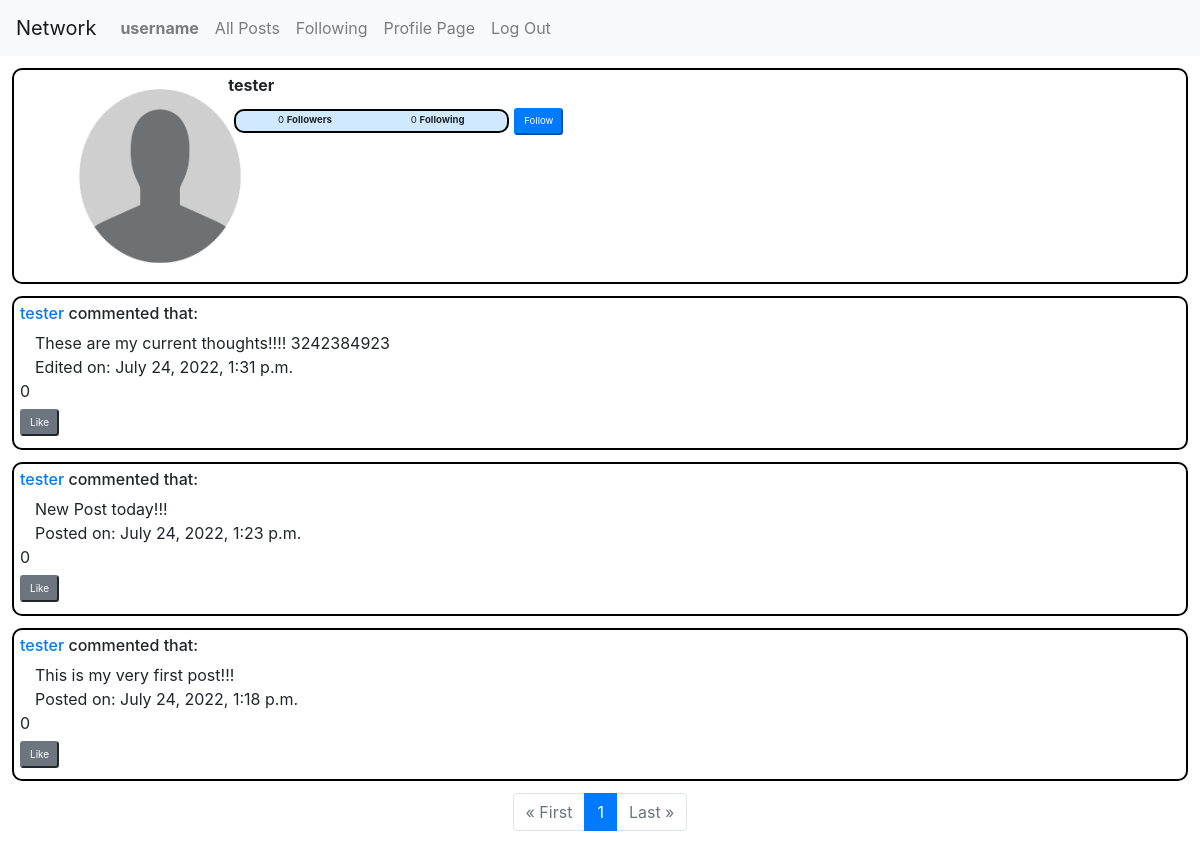
The app's page /profile/3 (signed in), older data.
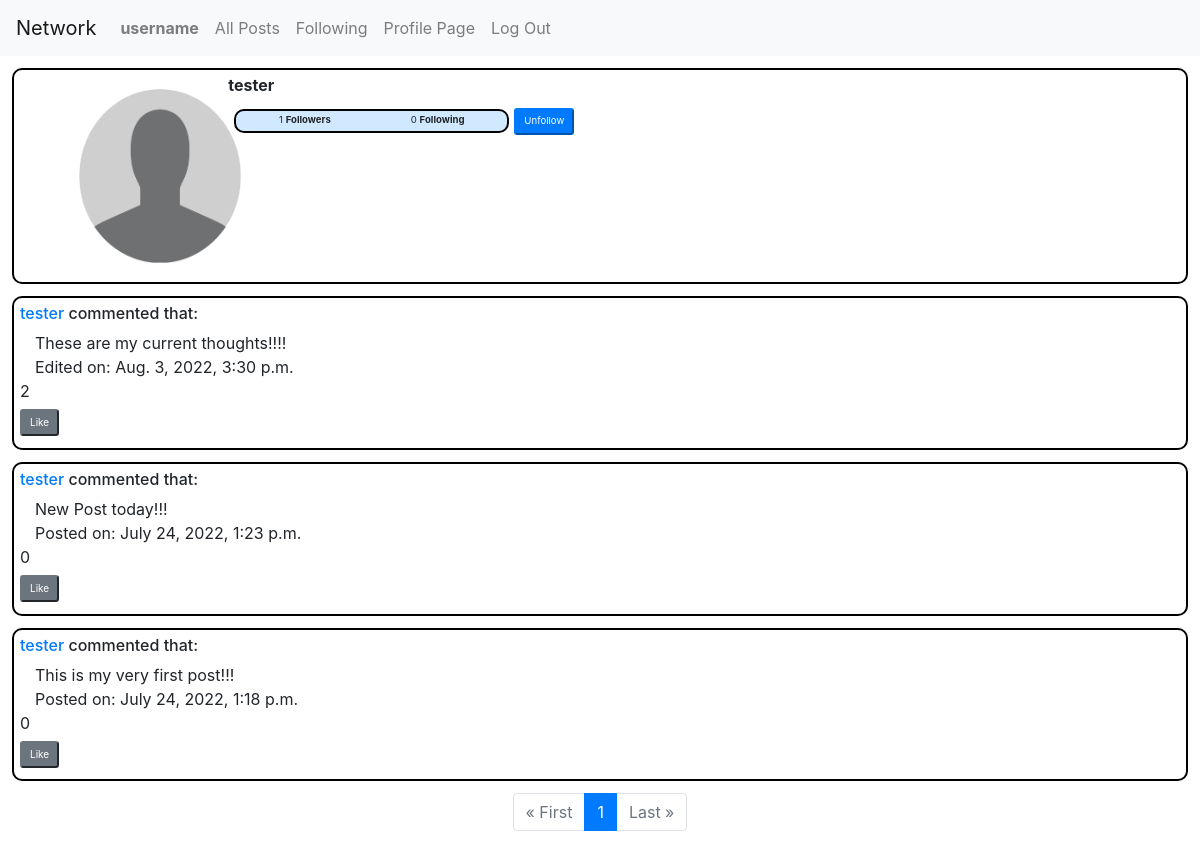
The same page, newer data.
### network/models.py (models this page shows, shortened)
class Post(models.Model):
    post_id = models.BigAutoField(primary_key=True)
    post_content = models.TextField()
    post_timestamp = models.DateTimeField(auto_now_add=True, verbose_name="Post_Created")
    post_edited = models.BooleanField(default=False)
    post_edited_timestamp = models.DateTimeField(auto_now=True, verbose_name="Post_Edited", null=True, blank=True)    # Only updated for Model.save(). May be empty as may not be edited
    post_num_likes = models.IntegerField(default=0)
    post_likes_list = models.ManyToManyField(User, related_name="Posts_Liked")
    user = models.ForeignKey(User, on_delete=models.CASCADE, related_name="Author")
    class Meta:
        ordering = ['-post_timestamp']

class User(AbstractUser):
    id = models.BigAutoField(primary_key=True)
    following_list = models.ManyToManyField("self", symmetrical=False, blank=True, related_name="Followers")

### network/views.py (the view)
# urls.py: path("profile/<int:profile_id>", views.profile, name="profile"),
def profile(request, profile_id):
    requested_profile = UserProfile.objects.filter(profile_id=profile_id)
    requested_user = requested_profile[0]
    requested_user = requested_user.user
    current_user = request.user
    if request.method == "POST":
        current_user_following_list = current_user.following_list
        if request.POST.get("Follow-Button") == "Follow":
            current_user_following_list.add(requested_user)
        elif request.POST.get("Unfollow-Button") == "Unfollow":
            current_user_following_list.remove(requested_user)
        return HttpResponseRedirect(reverse("profile", args=(profile_id, )))    # Gotta make it a Tuple
    else:
        personal_posts = Post.objects.filter(user=requested_user)
        personal_posts_object_list = []
        for object in personal_posts:
            personal_posts_object_list.append(object)
        personal_posts_paginator = Paginator(personal_posts_object_list, 10)  # Object List, then Number of Items per Page
        personal_page_num = request.GET.get('page')
        personal_page_obj = personal_posts_paginator.get_page(personal_page_num)
        follower_num = requested_user.Followers.all().count()
        following_num = requested_user.following_list.all().count()
        return render(request, "network/profile.html", {
            "requested_profile": requested_profile,
            "follower_num": follower_num,
            "following_num": following_num,
            "requested_user": requested_user,
            'personal_page_obj': personal_page_obj
        })

### network/templates/network/profile.html (shortened to what this page needs)
{% extends "network/layout.html" %}
{% load static %}
{% block body %}
    <div class="general-post-profile container-fluid">
        <div id="Profile-Pic" class="left-div col-2 container-fluid">
            {% if requested_profile.profile_picture %}
                {{ requested_profile.profile_picture }}
            {% else %}
                <img src="/media/uploads/Default-Profile.png" alt="Default Profile Picture" width="250" height="200">
            {% endif %}
        </div>
        <div id="Details" class="right-div col-10 container-fluid">
            <h6><strong>{{ requested_user.username }}</strong></h6>
            <div class="follow-div same-line-div">
                <span class="left-div responsive-text">{{ follower_num }} <strong>Followers</strong></span>
                <span class="right-div responsive-text">{{ following_num }} <strong>Following</strong></span>
            </div>
            {% if user != requested_user %}
                <div class="container-fluid">
                    <form method="post" action="{% url 'profile' requested_user.User_Profile.profile_id %}">
                        {% if requested_user in user.following_list.all %}
                            <button type="submit" class="btn-sm btn-primary button-margins-follow responsive-text" name="Unfollow-Button" value="Unfollow">Unfollow</button>
                        {% else %}
                            <button type="submit" class="btn-sm btn-primary button-margins-follow responsive-text" name="Follow-Button" value="Follow">Follow</button>
                        {% endif %}
                    </form>
                </div>
            {% endif %}
        </div>
    </div>
    {% for post in personal_page_obj %}
        <div class="general-post">
            <h6><a href="{% url 'profile' post.user.User_Profile.profile_id %}">{{ post.user.username }}</a> commented that:</h6>
            <div id="Post-{{ post.post_id }}" class="container-fluid Post-View">
                <div name="Post-Contents" class="Post-Contents" id="Post-Contents-{{ post.post_id }}">
                    {{ post.post_content }}
                </div>
                {% if post.post_edited %}
                    <span id="Post-Edited-Timestamp-{{ post.post_id }}">Edited on: {{ post.post_edited_timestamp }}</span>
                {% else %}
                    <span id="Post-Timestamp-{{ post.post_id }}">Posted on: {{ post.post_timestamp }}</span>
                {% endif %}
            </div>
            <div id="Post-Buttons-{{ post.post_id }}">
                <span id="Num-Likes-{{ post.post_id }}">{{ post.post_num_likes }}</span>
                <div id="Post-Like-Div-{{ post.post_id }}">
                    <button class="btn-sm btn-secondary button-margins Post-Like-Button" id="Post-Like-Button-{{ post.post_id }}" value="{{ post.post_id }}">Like</button>
                </div>
            </div>
        </div>
    {% endfor %}
    <nav>
        <ul class="pagination justify-content-center">
            {% if personal_page_obj.number == 1 %}
                <li class="page-item disabled"><a class="page-link" href="?page=1">&laquo; First</a></li>
            {% else %}
                <li class="page-item"><a class="page-link" href="?page=1">&laquo; First</a></li>
            {% endif %}
                <li class="page-item active"><a class="page-link" href="?page={{ personal_page_obj.number }}">{{ personal_page_obj.number }}</a></li>
            {% if personal_page_obj.number == personal_page_obj.paginator.num_pages %}
                <li class="page-item disabled"><a class="page-link" href="?page={{ personal_page_obj.paginator.num_pages }}">Last &raquo;</a></li>
            {% else %}
                <li class="page-item"><a class="page-link" href="?page={{ personal_page_obj.paginator.num_pages }}">Last &raquo;</a></li>
            {% endif %}
        </ul>
    </nav>
{% endblock %}

Row changes from the older to the newer data that the page shows:
changed Post: post_content "These are my current thoughts!!!! 3242384923" → "These are my current thoughts!!!!"; post_edited_timestamp "July 24, 2022, 1:31 p.m." → "Aug. 3, 2022, 3:30 p.m."; post_num_likes "0" → "2"
Text that changed along with them:
{{ follower_num }}: "0" → "1"
text no longer shown: "Follow"
text now shown: "Unfollow"
